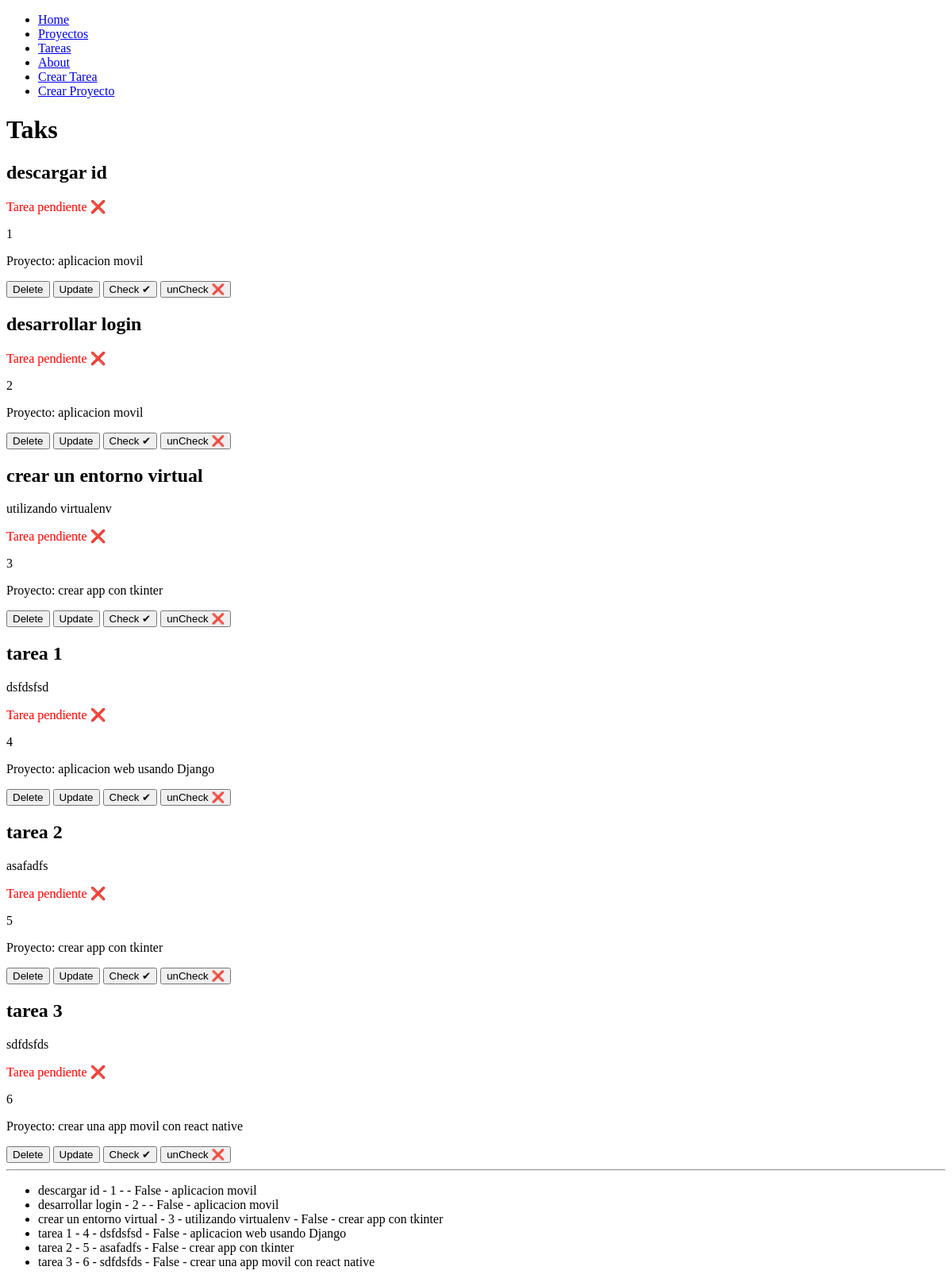
Before: /myapp/tasks/ with the older database file.
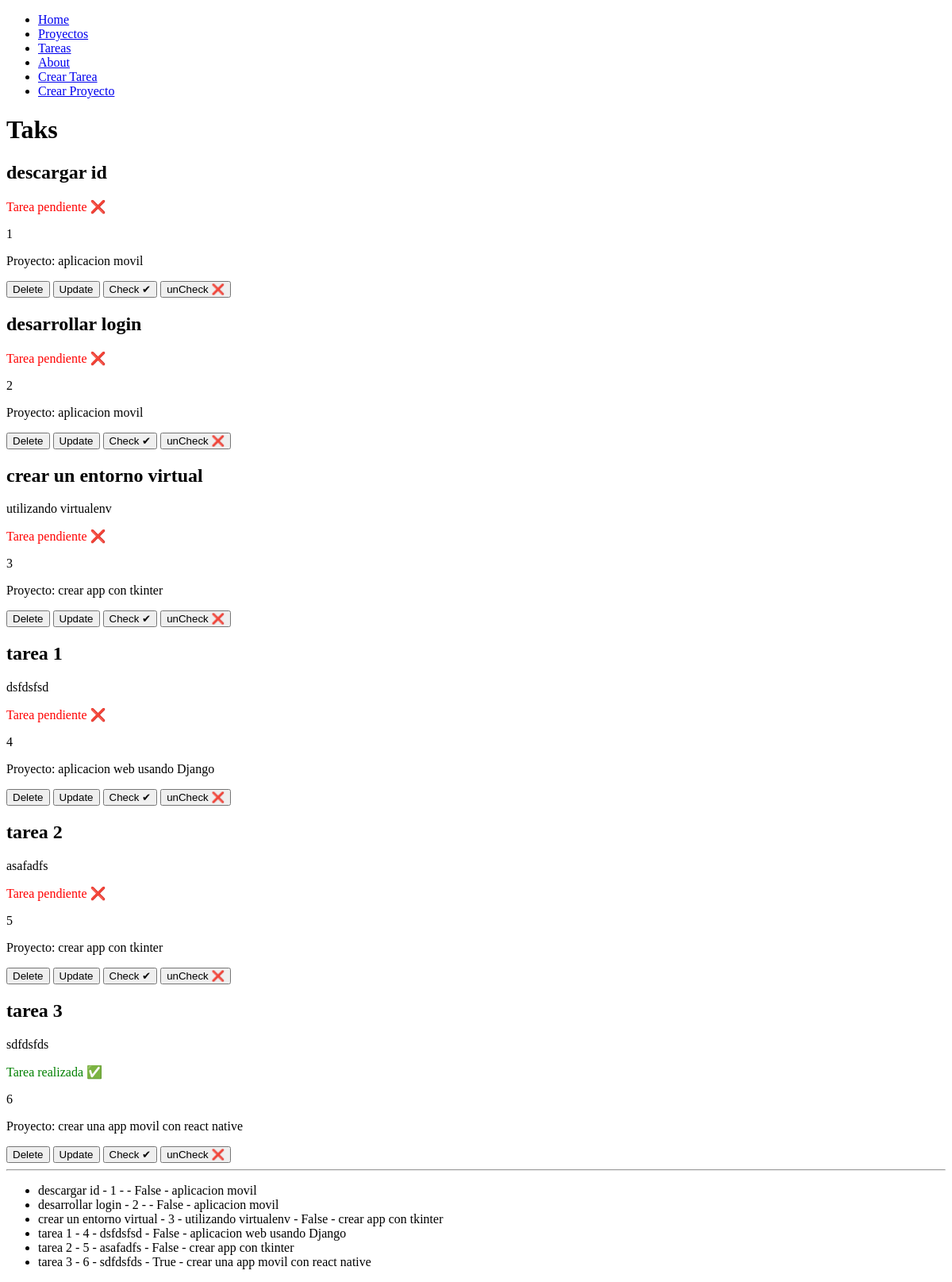
After: the same page with the newer database file.
### myapp/models.py (models this page shows, shortened)
class Task(models.Model):
    title = models.CharField(max_length=200)
    description = models.TextField()
    project = models.ForeignKey(Project, on_delete=models.CASCADE)
    done = models.BooleanField(default=False)

class Project(models.Model):
    name = models.CharField(max_length=200)

### myapp/views.py (the view)
# urls.py: path("tasks/", views.tasks, name="tasks_lista"),
def tasks(request):
    tasks = Task.objects.all()
    return render(request, "tasks/tasks.html", {"tasks": tasks})

### myapp/templates/tasks/tasks.html
{% extends 'layouts/base.html' %}
{%block content%}
<h1>Taks</h1>
{% for task in tasks %}
<div class="task">
    <h2>{{ task.title }}</h2>
    <p>{{ task.description }}</p>
    {%if task.done == True%}
    <p style="color: green;">Tarea realizada ✅</p>
    {%else%}
    <p style="color: red;">Tarea pendiente ❌</p>
    {%endif%}
    <p>{{ task.id }}</p>
    <p>Proyecto: {{task.project.name}}</p>
    <button type="button">Delete</button>
    <button type="button">Update</button>
    <button type="button">Check ✔</button>
    <button type="button">unCheck ❌</button>
</div>
{% endfor %}
<hr />
<ul>
    {% for task in tasks %}
    <li>{{ task.title }} - {{ task.id }} - {{ task.description }} - {{ task.done }} - {{ task.project.name }}</li>
    {% endfor %}
</ul>
{%endblock%}

Changed rows visible on the page:
changed Task "tarea 3": done "False" → "True"; done "Tarea pendiente ❌" → "Tarea realizada ✅"
